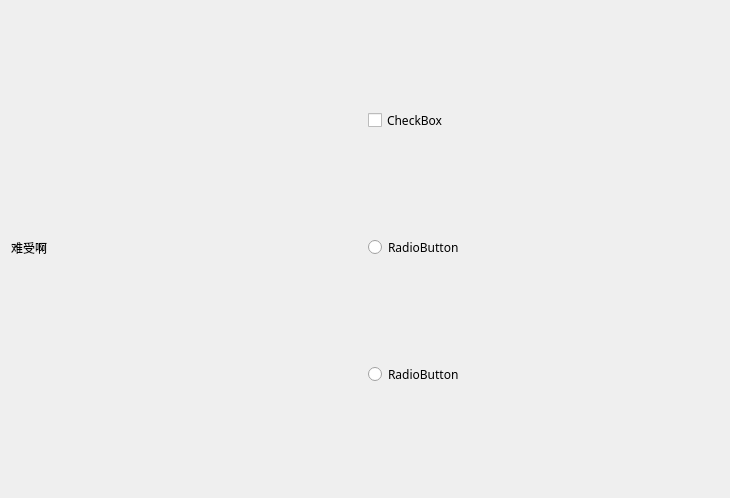
<?xml version="1.0" encoding="UTF-8"?>
<ui version="4.0">
 <class>Welcome</class>
 <widget class="QWidget" name="Welcome">
  <property name="geometry">
   <rect>
    <x>0</x>
    <y>0</y>
    <width>730</width>
    <height>498</height>
   </rect>
  </property>
  <property name="font">
   <font>
    <family>.苹方-简</family>
   </font>
  </property>
  <property name="windowTitle">
   <string>Welcome</string>
  </property>
  <layout class="QGridLayout" name="gridLayout">
   <item row="1" column="1">
    <widget class="QRadioButton" name="radioButton">
     <property name="text">
      <string>RadioButton</string>
     </property>
    </widget>
   </item>
   <item row="0" column="1">
    <widget class="QCheckBox" name="checkBox">
     <property name="text">
      <string>CheckBox</string>
     </property>
    </widget>
   </item>
   <item row="2" column="1">
    <widget class="QRadioButton" name="radioButton_2">
     <property name="text">
      <string>RadioButton</string>
     </property>
    </widget>
   </item>
   <item row="0" column="0" rowspan="3">
    <widget class="QLabel" name="labelSplash">
     <property name="text">
      <string>难受啊</string>
     </property>
    </widget>
   </item>
  </layout>
 </widget>
 <layoutdefault spacing="6" margin="11"/>
 <resources/>
 <connections/>
</ui>
